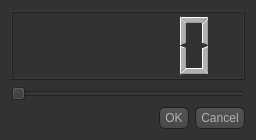
<?xml version="1.0" encoding="UTF-8"?>
<ui version="4.0">
 <class>DialogMixer</class>
 <widget class="QDialog" name="DialogMixer">
  <property name="geometry">
   <rect>
    <x>0</x>
    <y>0</y>
    <width>256</width>
    <height>140</height>
   </rect>
  </property>
  <property name="minimumSize">
   <size>
    <width>0</width>
    <height>140</height>
   </size>
  </property>
  <property name="windowTitle">
   <string>Dialog</string>
  </property>
  <property name="styleSheet">
   <string notr="true">QToolTip
{
     border: 1px solid black;
     background-color: #ffa02f;
     padding: 1px;
     border-radius: 3px;
     opacity: 100;
}

QWidget
{
    color: #b1b1b1;
    background-color: #323232;
}

QWidget:item:hover
{
    background-color: QLinearGradient( x1: 0, y1: 0, x2: 0, y2: 1, stop: 0 #ffa02f, stop: 1 #ca0619);
    color: #000000;
}

QWidget:item:selected
{
    background-color: QLinearGradient( x1: 0, y1: 0, x2: 0, y2: 1, stop: 0 #ffa02f, stop: 1 #d7801a);
}

QMenuBar::item
{
    background: transparent;
}

QMenuBar::item:selected
{
    background: transparent;
    border: 1px solid #ffaa00;
}

QMenuBar::item:pressed
{
    background: #444;
    border: 1px solid #000;
    background-color: QLinearGradient(
        x1:0, y1:0,
        x2:0, y2:1,
        stop:1 #212121,
        stop:0.4 #343434/*,
        stop:0.2 #343434,
        stop:0.1 #ffaa00*/
    );
    margin-bottom:-1px;
    padding-bottom:1px;
}

QMenu
{
    border: 1px solid #000;
}

QMenu::item
{
    padding: 2px 20px 2px 20px;
}

QMenu::item:selected
{
    color: #000000;
}

QWidget:disabled
{
    color: #404040;
    background-color: #323232;
}

QAbstractItemView
{
    background-color: QLinearGradient( x1: 0, y1: 0, x2: 0, y2: 1, stop: 0 #4d4d4d, stop: 0.1 #646464, stop: 1 #5d5d5d);
}

QWidget:focus
{
    /*border: 2px solid QLinearGradient( x1: 0, y1: 0, x2: 0, y2: 1, stop: 0 #ffa02f, stop: 1 #d7801a);*/
}

QLineEdit
{
    background-color: QLinearGradient( x1: 0, y1: 0, x2: 0, y2: 1, stop: 0 #4d4d4d, stop: 0 #646464, stop: 1 #5d5d5d);
    padding: 1px;
    border-style: solid;
    border: 1px solid #1e1e1e;
    border-radius: 5;
}

QPushButton
{
    color: #b1b1b1;
    background-color: QLinearGradient( x1: 0, y1: 0, x2: 0, y2: 1, stop: 0 #565656, stop: 0.1 #525252, stop: 0.5 #4e4e4e, stop: 0.9 #4a4a4a, stop: 1 #464646);
    border-width: 1px;
    border-color: #1e1e1e;
    border-style: solid;
    border-radius: 6;
    padding: 3px;
    font-size: 12px;
    padding-left: 5px;
    padding-right: 5px;
}

QPushButton:pressed
{
    background-color: QLinearGradient( x1: 0, y1: 0, x2: 0, y2: 1, stop: 0 #2d2d2d, stop: 0.1 #2b2b2b, stop: 0.5 #292929, stop: 0.9 #282828, stop: 1 #252525);
}

QComboBox
{
    selection-background-color: #ffaa00;
    background-color: QLinearGradient( x1: 0, y1: 0, x2: 0, y2: 1, stop: 0 #565656, stop: 0.1 #525252, stop: 0.5 #4e4e4e, stop: 0.9 #4a4a4a, stop: 1 #464646);
    border-style: solid;
    border: 1px solid #1e1e1e;
    border-radius: 5;
}

QComboBox:hover,QPushButton:hover
{
    border: 2px solid QLinearGradient( x1: 0, y1: 0, x2: 0, y2: 1, stop: 0 #ffa02f, stop: 1 #d7801a);
}


QComboBox:on
{
    padding-top: 3px;
    padding-left: 4px;
    background-color: QLinearGradient( x1: 0, y1: 0, x2: 0, y2: 1, stop: 0 #2d2d2d, stop: 0.1 #2b2b2b, stop: 0.5 #292929, stop: 0.9 #282828, stop: 1 #252525);
    selection-background-color: #ffaa00;
}

QComboBox QAbstractItemView
{
    border: 2px solid darkgray;
    selection-background-color: QLinearGradient( x1: 0, y1: 0, x2: 0, y2: 1, stop: 0 #ffa02f, stop: 1 #d7801a);
}

QComboBox::drop-down
{
     subcontrol-origin: padding;
     subcontrol-position: top right;
     width: 15px;

     border-left-width: 0px;
     border-left-color: darkgray;
     border-left-style: solid; /* just a single line */
     border-top-right-radius: 3px; /* same radius as the QComboBox */
     border-bottom-right-radius: 3px;
 }

QComboBox::down-arrow
{
     image: url(:/down_arrow.png);
}

QGroupBox:focus
{
border: 2px solid QLinearGradient( x1: 0, y1: 0, x2: 0, y2: 1, stop: 0 #ffa02f, stop: 1 #d7801a);
}

QTextEdit:focus
{
    border: 2px solid QLinearGradient( x1: 0, y1: 0, x2: 0, y2: 1, stop: 0 #ffa02f, stop: 1 #d7801a);
}

QScrollBar:horizontal {
     border: 1px solid #222222;
     background: QLinearGradient( x1: 0, y1: 0, x2: 0, y2: 1, stop: 0.0 #121212, stop: 0.2 #282828, stop: 1 #484848);
     height: 7px;
     margin: 0px 16px 0 16px;
}

QScrollBar::handle:horizontal
{
      background: QLinearGradient( x1: 0, y1: 0, x2: 1, y2: 0, stop: 0 #ffa02f, stop: 0.5 #d7801a, stop: 1 #ffa02f);
      min-height: 20px;
      border-radius: 2px;
}

QScrollBar::add-line:horizontal {
      border: 1px solid #1b1b19;
      border-radius: 2px;
      background: QLinearGradient( x1: 0, y1: 0, x2: 1, y2: 0, stop: 0 #ffa02f, stop: 1 #d7801a);
      width: 14px;
      subcontrol-position: right;
      subcontrol-origin: margin;
}

QScrollBar::sub-line:horizontal {
      border: 1px solid #1b1b19;
      border-radius: 2px;
      background: QLinearGradient( x1: 0, y1: 0, x2: 1, y2: 0, stop: 0 #ffa02f, stop: 1 #d7801a);
      width: 14px;
     subcontrol-position: left;
     subcontrol-origin: margin;
}

QScrollBar::right-arrow:horizontal, QScrollBar::left-arrow:horizontal
{
      border: 1px solid black;
      width: 1px;
      height: 1px;
      background: white;
}

QScrollBar::add-page:horizontal, QScrollBar::sub-page:horizontal
{
      background: none;
}

QScrollBar:vertical
{
      background: QLinearGradient( x1: 0, y1: 0, x2: 1, y2: 0, stop: 0.0 #121212, stop: 0.2 #282828, stop: 1 #484848);
      width: 7px;
      margin: 16px 0 16px 0;
      border: 1px solid #222222;
}

QScrollBar::handle:vertical
{
      background: QLinearGradient( x1: 0, y1: 0, x2: 0, y2: 1, stop: 0 #ffa02f, stop: 0.5 #d7801a, stop: 1 #ffa02f);
      min-height: 20px;
      border-radius: 2px;
}

QScrollBar::add-line:vertical
{
      border: 1px solid #1b1b19;
      border-radius: 2px;
      background: QLinearGradient( x1: 0, y1: 0, x2: 0, y2: 1, stop: 0 #ffa02f, stop: 1 #d7801a);
      height: 14px;
      subcontrol-position: bottom;
      subcontrol-origin: margin;
}

QScrollBar::sub-line:vertical
{
      border: 1px solid #1b1b19;
      border-radius: 2px;
      background: QLinearGradient( x1: 0, y1: 0, x2: 0, y2: 1, stop: 0 #d7801a, stop: 1 #ffa02f);
      height: 14px;
      subcontrol-position: top;
      subcontrol-origin: margin;
}

QScrollBar::up-arrow:vertical, QScrollBar::down-arrow:vertical
{
      border: 1px solid black;
      width: 1px;
      height: 1px;
      background: white;
}


QScrollBar::add-page:vertical, QScrollBar::sub-page:vertical
{
      background: none;
}

QTextEdit
{
    background-color: #242424;
}

QPlainTextEdit
{
    background-color: #242424;
}

QHeaderView::section
{
    background-color: QLinearGradient(x1:0, y1:0, x2:0, y2:1, stop:0 #616161, stop: 0.5 #505050, stop: 0.6 #434343, stop:1 #656565);
    color: white;
    padding-left: 4px;
    border: 1px solid #6c6c6c;
}

QCheckBox:disabled
{
color: #414141;
}

QDockWidget::title
{
    text-align: center;
    spacing: 3px; /* spacing between items in the tool bar */
    background-color: QLinearGradient(x1:0, y1:0, x2:0, y2:1, stop:0 #323232, stop: 0.5 #242424, stop:1 #323232);
}

QDockWidget::close-button, QDockWidget::float-button
{
    text-align: center;
    spacing: 1px; /* spacing between items in the tool bar */
    background-color: QLinearGradient(x1:0, y1:0, x2:0, y2:1, stop:0 #323232, stop: 0.5 #242424, stop:1 #323232);
}

QDockWidget::close-button:hover, QDockWidget::float-button:hover
{
    background: #242424;
}

QDockWidget::close-button:pressed, QDockWidget::float-button:pressed
{
    padding: 1px -1px -1px 1px;
}

QMainWindow::separator
{
    background-color: QLinearGradient(x1:0, y1:0, x2:0, y2:1, stop:0 #161616, stop: 0.5 #151515, stop: 0.6 #212121, stop:1 #343434);
    color: white;
    padding-left: 4px;
    border: 1px solid #4c4c4c;
    spacing: 3px; /* spacing between items in the tool bar */
}

QMainWindow::separator:hover
{

    background-color: QLinearGradient(x1:0, y1:0, x2:0, y2:1, stop:0 #d7801a, stop:0.5 #b56c17 stop:1 #ffa02f);
    color: white;
    padding-left: 4px;
    border: 1px solid #6c6c6c;
    spacing: 3px; /* spacing between items in the tool bar */
}

QToolBar::handle
{
     spacing: 3px; /* spacing between items in the tool bar */
     background: url(:/images/handle.png);
}

QMenu::separator
{
    height: 2px;
    background-color: QLinearGradient(x1:0, y1:0, x2:0, y2:1, stop:0 #161616, stop: 0.5 #151515, stop: 0.6 #212121, stop:1 #343434);
    color: white;
    padding-left: 4px;
    margin-left: 10px;
    margin-right: 5px;
}

QProgressBar
{
    border: 2px solid grey;
    border-radius: 5px;
    text-align: center;
}

QProgressBar::chunk
{
    background-color: #d7801a;
    width: 2.15px;
    margin: 0.5px;
}

QTabBar::tab {
    color: #b1b1b1;
    border: 1px solid #444;
    border-bottom-style: none;
    background-color: #323232;
    padding-left: 10px;
    padding-right: 10px;
    padding-top: 3px;
    padding-bottom: 2px;
    margin-right: -1px;
}

QTabWidget::pane {
    border: 1px solid #444;
    top: 1px;
}

QTabBar::tab:last
{
    margin-right: 0; /* the last selected tab has nothing to overlap with on the right */
    border-top-right-radius: 3px;
}

QTabBar::tab:first:!selected
{
 margin-left: 0px; /* the last selected tab has nothing to overlap with on the right */


    border-top-left-radius: 3px;
}

QTabBar::tab:!selected
{
    color: #b1b1b1;
    border-bottom-style: solid;
    margin-top: 3px;
    background-color: QLinearGradient(x1:0, y1:0, x2:0, y2:1, stop:1 #212121, stop:.4 #343434);
}

QTabBar::tab:selected
{
    border-top-left-radius: 3px;
    border-top-right-radius: 3px;
    margin-bottom: 0px;
}

QTabBar::tab:!selected:hover
{
    /*border-top: 2px solid #ffaa00;
    padding-bottom: 3px;*/
    border-top-left-radius: 3px;
    border-top-right-radius: 3px;
    background-color: QLinearGradient(x1:0, y1:0, x2:0, y2:1, stop:1 #212121, stop:0.4 #343434, stop:0.2 #343434, stop:0.1 #ffaa00);
}

QRadioButton::indicator:checked, QRadioButton::indicator:unchecked{
    color: #b1b1b1;
    background-color: #323232;
    border: 1px solid #b1b1b1;
    border-radius: 6px;
}

QRadioButton::indicator:checked
{
    background-color: qradialgradient(
        cx: 0.5, cy: 0.5,
        fx: 0.5, fy: 0.5,
        radius: 1.0,
        stop: 0.25 #ffaa00,
        stop: 0.3 #323232
    );
}

QCheckBox::indicator{
    color: #b1b1b1;
    background-color: #323232;
    border: 1px solid #b1b1b1;
    width: 9px;
    height: 9px;
}

QRadioButton::indicator
{
    border-radius: 6px;
}

QRadioButton::indicator:hover, QCheckBox::indicator:hover
{
    border: 1px solid #ffaa00;
}

QCheckBox::indicator:checked
{
    image:url(:/images/checkbox.png);
}

QCheckBox::indicator:disabled, QRadioButton::indicator:disabled
{
    border: 1px solid #444;
}</string>
  </property>
  <layout class="QGridLayout" name="gridLayout">
   <item row="0" column="0">
    <layout class="QVBoxLayout" name="verticalLayout">
     <item>
      <widget class="QLCDNumber" name="lcdNumber"/>
     </item>
     <item>
      <widget class="QSlider" name="horizontalSlider">
       <property name="maximum">
        <number>999</number>
       </property>
       <property name="singleStep">
        <number>10</number>
       </property>
       <property name="pageStep">
        <number>100</number>
       </property>
       <property name="orientation">
        <enum>Qt::Horizontal</enum>
       </property>
      </widget>
     </item>
    </layout>
   </item>
   <item row="1" column="0">
    <widget class="QDialogButtonBox" name="buttonBox">
     <property name="orientation">
      <enum>Qt::Horizontal</enum>
     </property>
     <property name="standardButtons">
      <set>QDialogButtonBox::Cancel|QDialogButtonBox::Ok</set>
     </property>
    </widget>
   </item>
  </layout>
 </widget>
 <resources/>
 <connections>
  <connection>
   <sender>buttonBox</sender>
   <signal>accepted()</signal>
   <receiver>DialogMixer</receiver>
   <slot>accept()</slot>
   <hints>
    <hint type="sourcelabel">
     <x>248</x>
     <y>254</y>
    </hint>
    <hint type="destinationlabel">
     <x>157</x>
     <y>274</y>
    </hint>
   </hints>
  </connection>
  <connection>
   <sender>buttonBox</sender>
   <signal>rejected()</signal>
   <receiver>DialogMixer</receiver>
   <slot>reject()</slot>
   <hints>
    <hint type="sourcelabel">
     <x>316</x>
     <y>260</y>
    </hint>
    <hint type="destinationlabel">
     <x>286</x>
     <y>274</y>
    </hint>
   </hints>
  </connection>
 </connections>
</ui>
